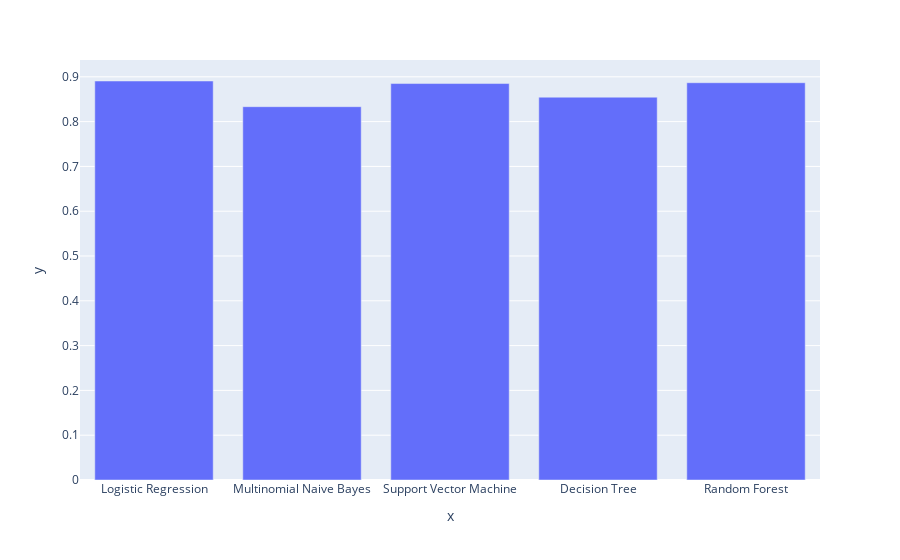

Notebook source saved alongside this figure:
### Code cell
fig = px.bar(x=MLA_Name, y=MLA_Train_Accuracy)
fig.show()

### Figure 1 — Plotly figure (JSON) as saved in the notebook; plotly's stock layout.template omitted (floating-point values rounded to 4 significant figures)
{"data": [{"alignmentgroup": "True", "hovertemplate": "x=%{x}<br>y=%{y}<extra></extra>", "legendgroup": "", "marker": {"color": "#636efa", "pattern": {"shape": ""}}, "name": "", "offsetgroup": "", "orientation": "v", "showlegend": false, "textposition": "auto", "type": "bar", "x": ["Logistic Regression", "Multinomial Naive Bayes", "Support Vector Machine", "Decision Tree", "Random Forest"], "xaxis": "x", "y": [0.8907, 0.8333, 0.885, 0.8545, 0.8868], "yaxis": "y"}], "layout": {"barmode": "relative", "legend": {"tracegroupgap": 0}, "margin": {"t": 60}, "xaxis": {"anchor": "y", "domain": [0, 1], "title": {"text": "x"}}, "yaxis": {"anchor": "x", "domain": [0, 1], "title": {"text": "y"}}}}
